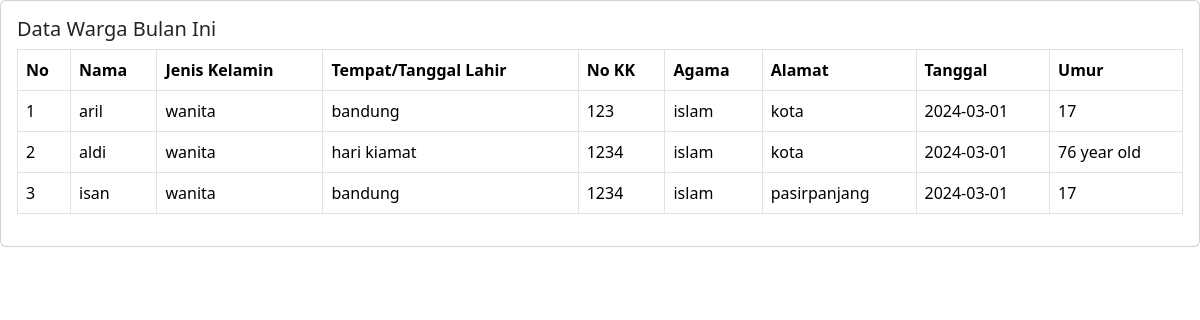
Page /app/dashboard_DataWarga/data_bulan_ini.php (signed in) on the committed database.
### tables this page shows
CREATE TABLE `datawarga` (
  `no` int(11) NOT NULL,
  `nama` varchar(30) NOT NULL,
  `jeniskelamin` enum('pria','wanita') NOT NULL,
  `tempat_tanggallahir` varchar(100) NOT NULL,
  `agama` varchar(25) NOT NULL,
  `no_kk` int(11) NOT NULL,
  `alamat` varchar(50) NOT NULL,
  `umur` varchar(25) NOT NULL,
  `waktu` timestamp NOT NULL DEFAULT current_timestamp() ON UPDATE current_timestamp(),
  `tanggal` date DEFAULT NULL
);

### app/dashboard_DataWarga/data_bulan_ini.php (the view)
<?php
include "../boot.php";
$date= date('Y-m');
?>
<div class="col">
    <div class="card">
        <div class="card-body">
            <h5 class="card-title">Data Warga Bulan Ini</h5>
            <div class="table-responsive">
                <table class="table table-bordered">
                    <thead>
                        <tr>
                            <th>No</th>
                            <th>Nama</th>
                            <th>Jenis Kelamin</th>
                            <th>Tempat/Tanggal Lahir</th>
                            <th>No KK</th>
                            <th>Agama</th>
                            <th>Alamat</th>
                            <th>Tanggal</th>
                            <th>Umur</th>
                        </tr>
                    </thead>
                    <tbody>
                        <?php
                        include "../koneksi.php";
                        $query = "SELECT * FROM datawarga WHERE waktu LIKE '%$date%'";
                        $result = $konek->query($query);
                        if ($result->num_rows > 0) {
                            $no = 1;
                            while ($row = $result->fetch_assoc()) {
                                ?>
                        <tr>
                            <td><?php echo $no; ?></td>
                            <td><?php echo $row['nama']; ?></td>
                            <td><?php echo $row['jeniskelamin']; ?></td>
                            <td><?php echo $row['tempat_tanggallahir']; ?></td>
                            <td><?php echo $row['no_kk']; ?></td>
                            <td><?php echo $row['agama']; ?></td>
                            <td><?php echo $row['alamat']; ?></td>
                            <td><?php echo $row['tanggal']; ?></td>
                            <td><?php echo $row['umur']; ?></td>
                        </tr>
                        <?php
                                $no++;
                            }
                        } else {
                            ?>
                        <tr>
                            <td colspan="9" class="text-center">Tidak ada data yang ditemukan.</td>
                        </tr>
                        <?php
                        }
                        ?>
                    </tbody>
                </table>
            </div>
        </div>
    </div>
</div>

### rows in the picture
datawarga: nama "aril", jeniskelamin "wanita", tempat_tanggallahir "bandung", no_kk "123", agama "islam", alamat "kota", tanggal "2024-03-01", umur "17"
datawarga: nama "aldi", jeniskelamin "wanita", tempat_tanggallahir "hari kiamat", no_kk "1234", agama "islam", alamat "kota", tanggal "2024-03-01", umur "76 year old"
datawarga: nama "isan", jeniskelamin "wanita", tempat_tanggallahir "bandung", no_kk "1234", agama "islam", alamat "pasirpanjang", tanggal "2024-03-01", umur "17"
